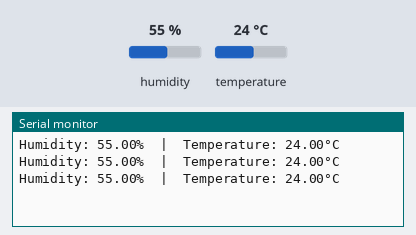
This sketch was run on a simulated ESP32. On the bench: the last lines printed to the serial monitor. The test bench sets the inputs (shaded band); at power-on: humidity 55 %, temperature 24 °C.

Above: at 2.8 s.
2.9 s: humidity set to 22 %
At 4.4 s:
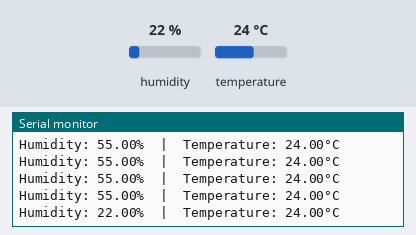
5.6 s: temperature set to 12 °C
At 7.6 s:
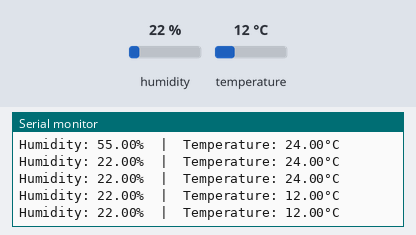
8.3 s: humidity set to 40 %
At 9.9 s:
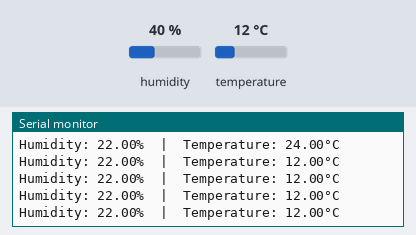
Timing chart, 0 to 11.4 s (numbered marks = the images above; inputs shaded):
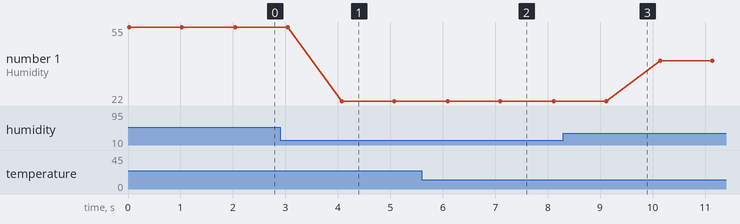

The sketch:

TA1.ino
```cpp
#include <DHT.h>
#include <WiFi.h>
#include <WebServer.h>
#include <WiFiClient.h>
#include <uri/UriBraces.h>
#include <WiFiClientSecure.h>

#define DHT_SENSOR_PIN  2
#define DHT_SENSOR_TYPE DHT11
#define WIFI_SSID ""
#define WIFI_PASSWORD ""

DHT dht_sensor(DHT_SENSOR_PIN, DHT_SENSOR_TYPE);
WebServer server(80);

void setup() {
  Serial.begin(9600);
  dht_sensor.begin();
}

void loop() {
  float humi  = dht_sensor.readHumidity();
  float temp = dht_sensor.readTemperature();

  if ( isnan(temp) || isnan(humi)) {
    Serial.println("Failed to read from sensor!");
  } else {
    Serial.print("Humidity: ");
    Serial.print(humi);
    Serial.print("%");

    Serial.print("  |  ");

    Serial.print("Temperature: ");
    Serial.print(temp);
    Serial.print("°C\n");
  }
  delay(1000);
}
```

Measured:
- after the input at 2.9 s, the serial monitor: prints a new line after 1.2 s (image 1)
- after the input at 5.6 s, the serial monitor: prints a new line after 0.49 s (image 2)
- plotted number 1: 55 → 22 after the input at 2.9 s, 22 → 40 after the input at 8.3 s
